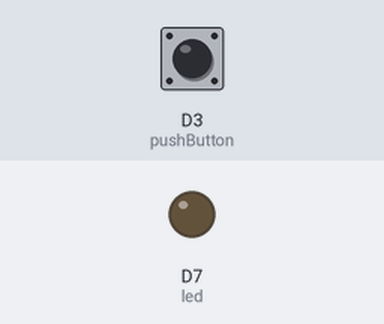
A sketch run on a simulated Particle Photon. Parts: output pins drawn as LEDs (lit = HIGH). The inputs (shaded band) are chosen by the test bench; at power-on: D3 (pushButton) LOW.

Above: at 1.2 s.
1.3 s: D3 (pushButton) pulled HIGH for 0.15 s
At 1.7 s:
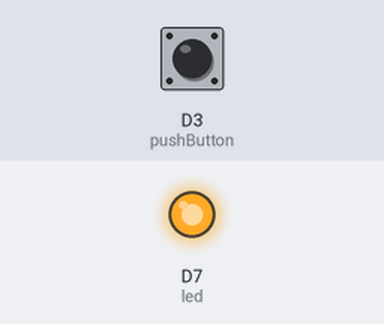
3.3 s: D3 (pushButton) pulled HIGH for 3.2 s
At 7.7 s:
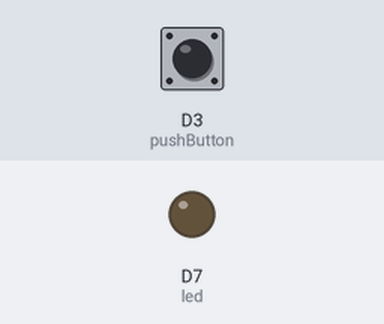
Timing chart, 0 to 9.2 s (numbered marks = the images above; inputs shaded):
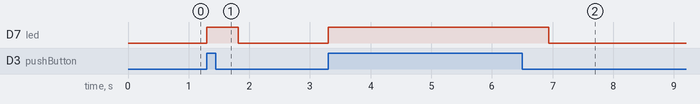

Measured:
- after the input at 1.3 s, D7 (led): LOW → HIGH at once, → LOW 0.52 s later
- after the input at 3.3 s, D7 (led): LOW → HIGH at once, → LOW 3.6 s later

The sketch:

aibphoton.ino
```cpp
// digital pin 2 has a pushbutton attached to it. Give it a name:
int pushButton = D3;
int led = D7;

// the setup routine runs once when you press reset:
void setup() {
  // initialize serial communication at 9600 bits per second:

  // make the pushbutton's pin an input:
  pinMode(led, OUTPUT);
  pinMode(pushButton, INPUT);
}

// the loop routine runs over and over again forever:
void loop() {
  // read the input pin:
  int buttonState = digitalRead(pushButton);
  // print out the state of the button:
  if(buttonState == 1){
      digitalWrite(led, HIGH);
      Particle.publish("Button","High",PUBLIC);
      delay(500);
  }
  else{
      digitalWrite(led, LOW);
  }
}
```
